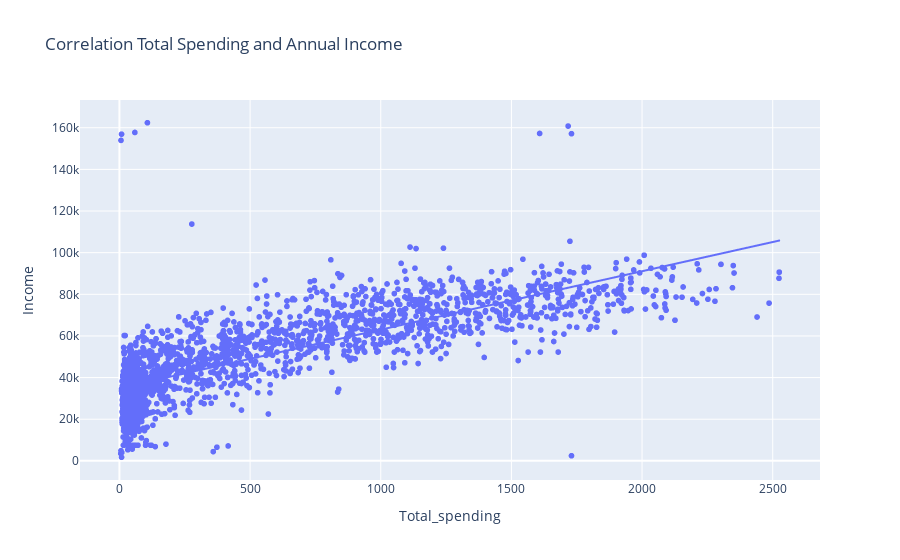

Notebook cell for this chart:
### Markdown cell above
###  b. spending by income

### Code cell
#df = px.data.tips()
fig = px.scatter(data, x="Total_spending", y="Income",title= "Correlation Total Spending and Annual Income", trendline= 'ols')
fig.show()

### Figure 1 — Plotly figure (JSON) as saved in the notebook; plotly's stock layout.template omitted (floating-point values rounded to 4 significant figures; data arrays with more than 128 entries replaced by an {"elided": "..."} marker saying what was removed)
{"data": [{"hovertemplate": "Total_spending=%{x}<br>Income=%{y}<extra></extra>", "legendgroup": "", "marker": {"color": "#636efa", "symbol": "circle"}, "mode": "markers", "name": "", "showlegend": false, "type": "scattergl", "x": {"elided": "2239 int values"}, "xaxis": "x", "y": {"elided": "2239 float values"}, "yaxis": "y"}, {"hovertemplate": "<b>OLS trendline</b><br>Income = 28.0562 * Total_spending + 34969.6<br>R<sup>2</sup>=0.622857<br><br>Total_spending=%{x}<br>Income=%{y} <b>(trend)</b><extra></extra>", "legendgroup": "", "marker": {"color": "#636efa", "symbol": "circle"}, "mode": "lines", "name": "", "showlegend": false, "type": "scattergl", "x": {"elided": "2239 int values"}, "xaxis": "x", "y": {"elided": "2239 float values"}, "yaxis": "y"}], "layout": {"legend": {"tracegroupgap": 0}, "title": {"text": "Correlation Total Spending and Annual Income"}, "xaxis": {"anchor": "y", "domain": [0, 1], "title": {"text": "Total_spending"}}, "yaxis": {"anchor": "x", "domain": [0, 1], "title": {"text": "Income"}}}}
